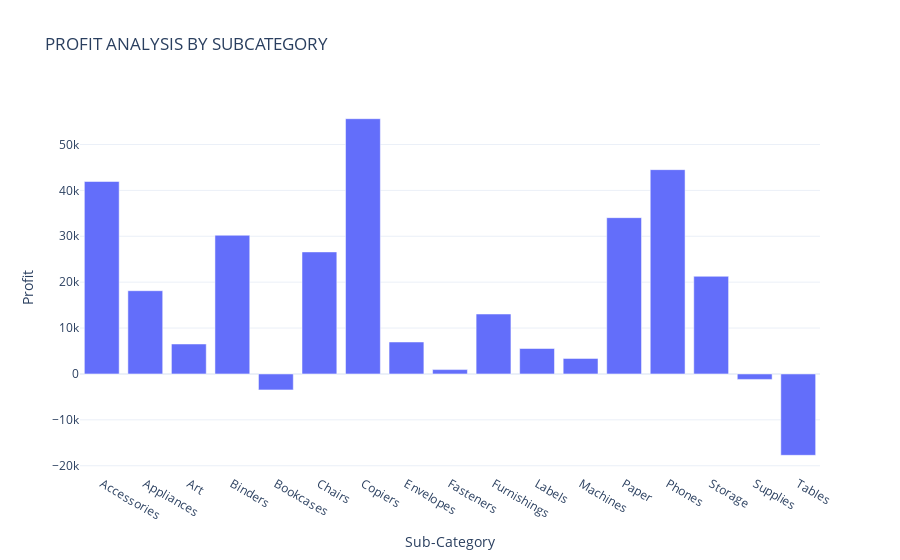

The code cell stored with this chart in its notebook:
### Code cell
fig = px.bar(Profit_by_subcategory,x='Sub-Category',y='Profit',title='PROFIT ANALYSIS BY SUBCATEGORY')
fig.show()

### Figure 1 — Plotly figure (JSON) as saved in the notebook; plotly's stock layout.template omitted (floating-point values rounded to 4 significant figures)
{"data": [{"alignmentgroup": "True", "hovertemplate": "Sub-Category=%{x}<br>Profit=%{y}<extra></extra>", "legendgroup": "", "marker": {"color": "#636efa", "pattern": {"shape": ""}}, "name": "", "offsetgroup": "", "orientation": "v", "showlegend": false, "textposition": "auto", "type": "bar", "x": ["Accessories", "Appliances", "Art", "Binders", "Bookcases", "Chairs", "Copiers", "Envelopes", "Fasteners", "Furnishings", "Labels", "Machines", "Paper", "Phones", "Storage", "Supplies", "Tables"], "xaxis": "x", "y": [41940.0, 18140.0, 6528.0, 30220.0, -3473.0, 26590.0, 55620.0, 6964.0, 949.5, 13060.0, 5546.0, 3385.0, 34050.0, 44520.0, 21280.0, -1189.0, -17730.0], "yaxis": "y"}], "layout": {"autosize": true, "barmode": "relative", "legend": {"tracegroupgap": 0}, "title": {"text": "PROFIT ANALYSIS BY SUBCATEGORY"}, "xaxis": {"anchor": "y", "autorange": true, "domain": [0, 1], "range": [-0.5, 16.5], "title": {"text": "Sub-Category"}, "type": "category"}, "yaxis": {"anchor": "x", "autorange": true, "domain": [0, 1], "range": [-21800.0, 59690.0], "title": {"text": "Profit"}, "type": "linear"}}}
